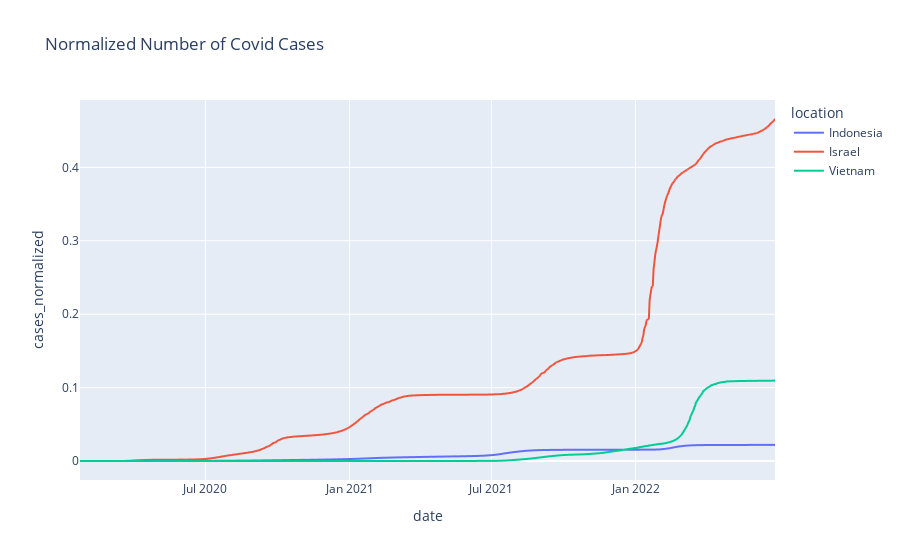

Notebook cell for this chart:
### Code cell
df_intermediate['cases_normalized']=df_intermediate['total_cases']/df_intermediate['population']

fig = px.line(df_intermediate, x="date", y="cases_normalized", color='location', title='Normalized Number of Covid Cases')
fig.show()

### Figure 1 — Plotly figure (JSON) as saved in the notebook; plotly's stock layout.template omitted (floating-point values rounded to 4 significant figures; data arrays with more than 128 entries replaced by an {"elided": "..."} marker saying what was removed)
{"data": [{"hovertemplate": "location=Indonesia<br>date=%{x}<br>cases_normalized=%{y}<extra></extra>", "legendgroup": "Indonesia", "line": {"color": "#636efa", "dash": "solid"}, "marker": {"symbol": "circle"}, "mode": "lines", "name": "Indonesia", "showlegend": true, "type": "scattergl", "x": {"elided": "849 str values"}, "xaxis": "x", "y": {"elided": "849 float values"}, "yaxis": "y"}, {"hovertemplate": "location=Israel<br>date=%{x}<br>cases_normalized=%{y}<extra></extra>", "legendgroup": "Israel", "line": {"color": "#EF553B", "dash": "solid"}, "marker": {"symbol": "circle"}, "mode": "lines", "name": "Israel", "showlegend": true, "type": "scattergl", "x": {"elided": "860 str values"}, "xaxis": "x", "y": {"elided": "860 float values"}, "yaxis": "y"}, {"hovertemplate": "location=Vietnam<br>date=%{x}<br>cases_normalized=%{y}<extra></extra>", "legendgroup": "Vietnam", "line": {"color": "#00cc96", "dash": "solid"}, "marker": {"symbol": "circle"}, "mode": "lines", "name": "Vietnam", "showlegend": true, "type": "scattergl", "x": {"elided": "888 str values"}, "xaxis": "x", "y": {"elided": "888 float values"}, "yaxis": "y"}], "layout": {"legend": {"title": {"text": "location"}, "tracegroupgap": 0}, "title": {"text": "Normalized Number of Covid Cases"}, "xaxis": {"anchor": "y", "domain": [0, 1], "title": {"text": "date"}}, "yaxis": {"anchor": "x", "domain": [0, 1], "title": {"text": "cases_normalized"}}}}
